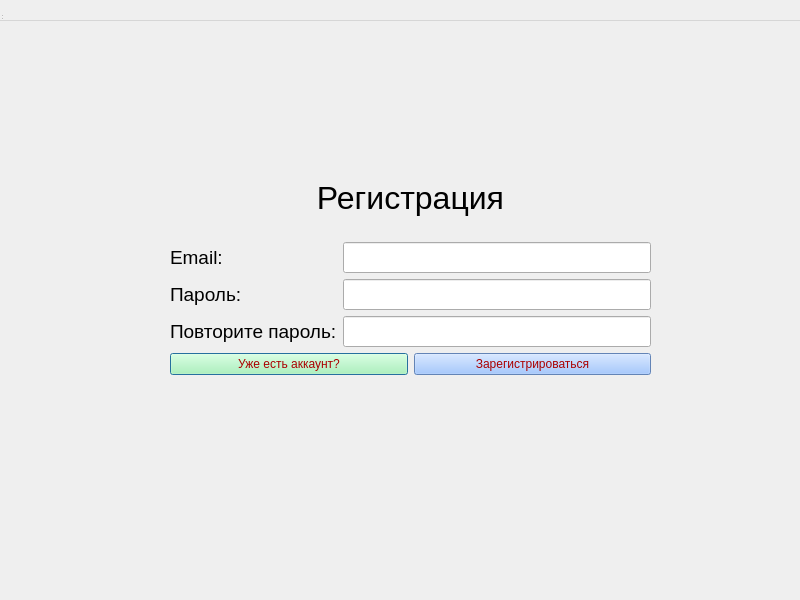
<?xml version="1.0" encoding="UTF-8"?>
<ui version="4.0">
 <class>RegistrationWindow</class>
 <widget class="QDialog" name="RegistrationWindow">
  <property name="geometry">
   <rect>
    <x>0</x>
    <y>0</y>
    <width>800</width>
    <height>600</height>
   </rect>
  </property>
  <property name="windowTitle">
   <string>MainWindow</string>
  </property>
  <widget class="QWidget" name="centralwidget" native="true">
   <property name="geometry">
    <rect>
     <x>0</x>
     <y>0</y>
     <width>821</width>
     <height>535</height>
    </rect>
   </property>
   <widget class="QWidget" name="verticalLayoutWidget">
    <property name="geometry">
     <rect>
      <x>170</x>
      <y>160</y>
      <width>481</width>
      <height>215</height>
     </rect>
    </property>
    <layout class="QVBoxLayout" name="verticalLayout_3">
     <item>
      <widget class="QLabel" name="label">
       <property name="font">
        <font>
         <pointsize>24</pointsize>
        </font>
       </property>
       <property name="autoFillBackground">
        <bool>false</bool>
       </property>
       <property name="styleSheet">
        <string notr="true"/>
       </property>
       <property name="text">
        <string>Регистрация</string>
       </property>
       <property name="alignment">
        <set>Qt::AlignCenter</set>
       </property>
      </widget>
     </item>
     <item>
      <layout class="QFormLayout" name="formLayout">
       <item row="1" column="0">
        <widget class="QLabel" name="label_2">
         <property name="font">
          <font>
           <pointsize>14</pointsize>
          </font>
         </property>
         <property name="text">
          <string>Email:</string>
         </property>
        </widget>
       </item>
       <item row="1" column="1">
        <widget class="QLineEdit" name="loginEdit">
         <property name="font">
          <font>
           <pointsize>14</pointsize>
          </font>
         </property>
        </widget>
       </item>
       <item row="2" column="0">
        <widget class="QLabel" name="label_3">
         <property name="font">
          <font>
           <pointsize>14</pointsize>
          </font>
         </property>
         <property name="text">
          <string>Пароль:</string>
         </property>
        </widget>
       </item>
       <item row="2" column="1">
        <widget class="QLineEdit" name="passwordEdit_1">
         <property name="font">
          <font>
           <pointsize>14</pointsize>
          </font>
         </property>
        </widget>
       </item>
       <item row="3" column="0">
        <widget class="QLabel" name="label_4">
         <property name="font">
          <font>
           <pointsize>14</pointsize>
          </font>
         </property>
         <property name="text">
          <string>Повторите пароль:</string>
         </property>
        </widget>
       </item>
       <item row="3" column="1">
        <widget class="QLineEdit" name="lineEdit_3">
         <property name="font">
          <font>
           <pointsize>14</pointsize>
          </font>
         </property>
        </widget>
       </item>
      </layout>
     </item>
     <item>
      <layout class="QHBoxLayout" name="horizontalLayout_3">
       <item>
        <widget class="QPushButton" name="loginButton">
         <property name="styleSheet">
          <string notr="true">color: rgb(170, 0, 0);
background-color: rgb(167, 255, 170);
font: 14pt &quot;Segoe UI&quot;;</string>
         </property>
         <property name="text">
          <string>Уже есть аккаунт?</string>
         </property>
        </widget>
       </item>
       <item>
        <widget class="QPushButton" name="registButton">
         <property name="styleSheet">
          <string notr="true">background-color: rgb(139, 185, 255);
color: rgb(170, 0, 0);
font: 14pt &quot;Segoe UI&quot;;</string>
         </property>
         <property name="text">
          <string>Зарегистрироваться</string>
         </property>
        </widget>
       </item>
      </layout>
     </item>
    </layout>
   </widget>
  </widget>
  <widget class="QMenuBar" name="menubar">
   <property name="geometry">
    <rect>
     <x>0</x>
     <y>0</y>
     <width>800</width>
     <height>21</height>
    </rect>
   </property>
  </widget>
  <widget class="QStatusBar" name="statusbar">
   <property name="geometry">
    <rect>
     <x>0</x>
     <y>0</y>
     <width>3</width>
     <height>21</height>
    </rect>
   </property>
  </widget>
 </widget>
 <resources/>
 <connections/>
</ui>
